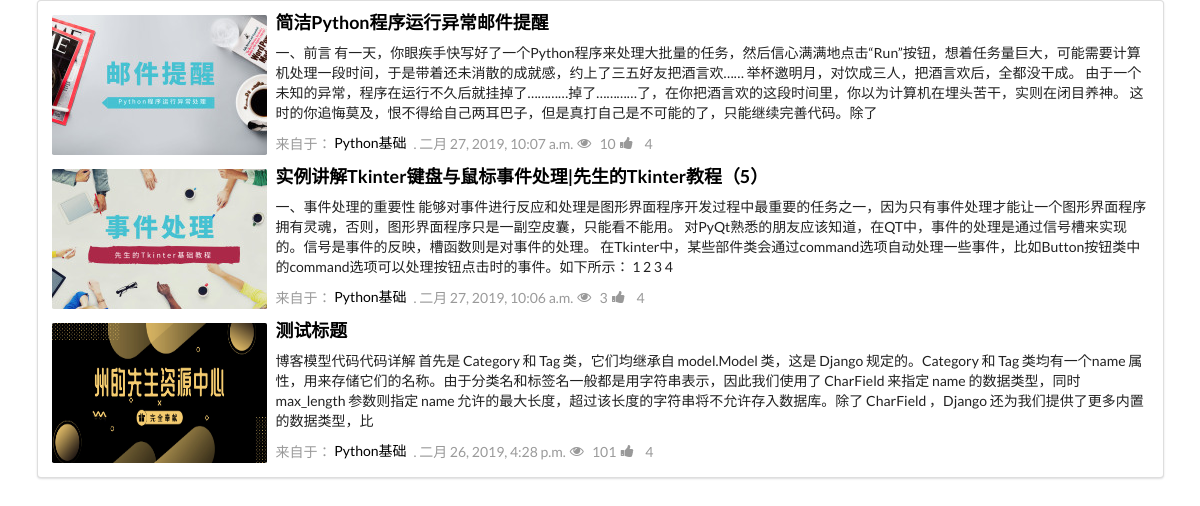
/blog/cate/1/, run on an earlier commit of the app's database.
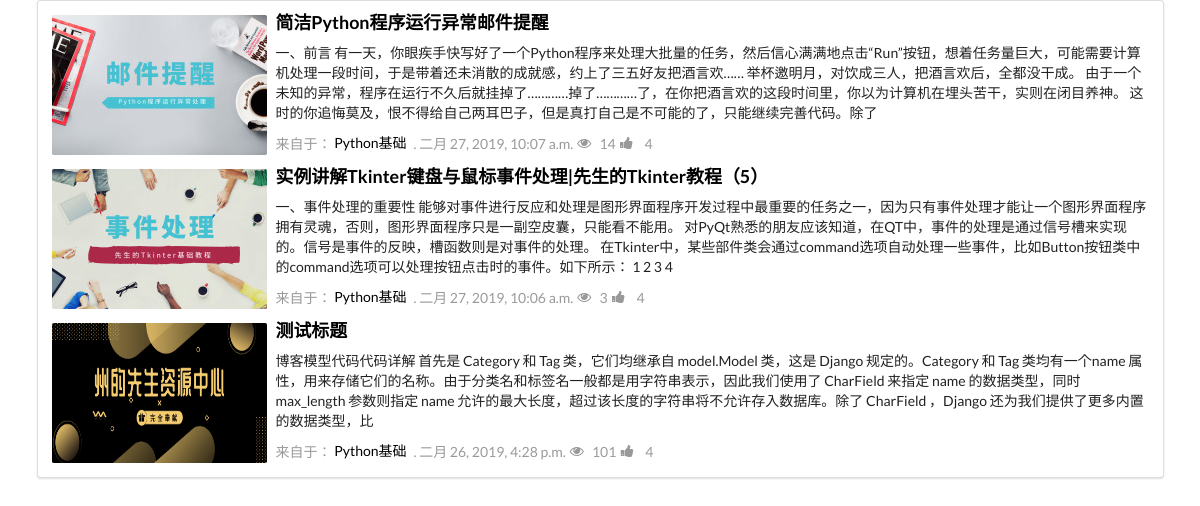
And on a later commit of the database.
### myblog/models.py (models this page shows, shortened)
class Post(models.Model):
    author = models.ForeignKey(
        User, verbose_name='作者', on_delete=models.CASCADE)
    title = models.CharField(max_length=70, verbose_name='标题')
    content = models.TextField('内容')
    create_date = models.DateTimeField(
        '创建日期', auto_now_add=True, editable=True)
    update_date = models.DateTimeField('更新日期', auto_now=True, null=True)
    cover = models.ImageField('博客封面', upload_to='post', default=None)
    views = models.IntegerField('浏览数', default=0)
    recommend = models.BooleanField('推荐博客', default=False)
    excerpt = models.CharField(max_length=200, blank=True)
    category = models.ForeignKey(
        Category, verbose_name='博客分类', on_delete=models.CASCADE)
    tags = models.ManyToManyField(Tags, verbose_name='标签', blank=True)
    def was_published_recently(self):
        now = timezone.now()
        return now - datetime.timedelta(days=1) <= self.create_date <= now
    was_published_recently.admin_order_field = 'create_date'
    was_published_recently.boolean = True
    was_published_recently.short_description = '最近发布?'
    class Meta:
        ordering = ['-create_date']
        verbose_name = "文章"
        verbose_name_plural = "文章"

class Category(models.Model):
    name = models.CharField('分类名称', max_length=100, default='')
    class Meta:
        verbose_name = '博客分类'
        verbose_name_plural = '博客分类'

### myblog/views.py (the view)
# urls.py: path('cate/<int:cate_id>/', views.cate, name='cate'),
def cate(request, cate_id):
    posts = Post.objects.filter(category__id=cate_id)
    context = {}
    context['post_list'] = posts
    return render(request, 'myblog/category.html', context)

### myblog/templates/myblog/category.html
{% load static %}
<link rel="stylesheet" type="text/css" href="{% static 'myblog/css/semantic.css' %}">
<link rel="stylesheet" type="text/css" href="{% static 'myblog/css/style.css' %}">
<div class="ui container segment">
    <div class="ui items">
        {% for post in post_list %}
        <div class="item">
            <div class="image">
                <img src="../../media/{{ post.cover }}" style="width:215px;height:140px;">
            </div>
            <div class="content" style="margin-left:2em;">
                <div class="ui header">
                    <a href="{% url 'blog:detail' post.id %}" style="color:black;">{{ post.title }}</a>
                </div>
                <div class="description">
                    <p>{{ post.content |truncatechars:250 }}</p>
                </div>
                <div class="extra">
                    来自于： <a href="{% url 'blog:cate' post.category.id %}"
                        style="color:black;">{{ post.category.name }}</a>.
                    {{  post.create_date }}
                    <i class="eye icon"></i>{{ post.views }}
                    <i class="thumbs up icon"></i> 4
                </div>
            </div>
        </div>
        {% empty %}
        <p>No post are available.</p>
        {% endfor %}
    </div>
</div>

What changed in the data, as far as the page shows it:
changed Post "简洁Python程序运行异常邮件提醒": views "10" → "14"
